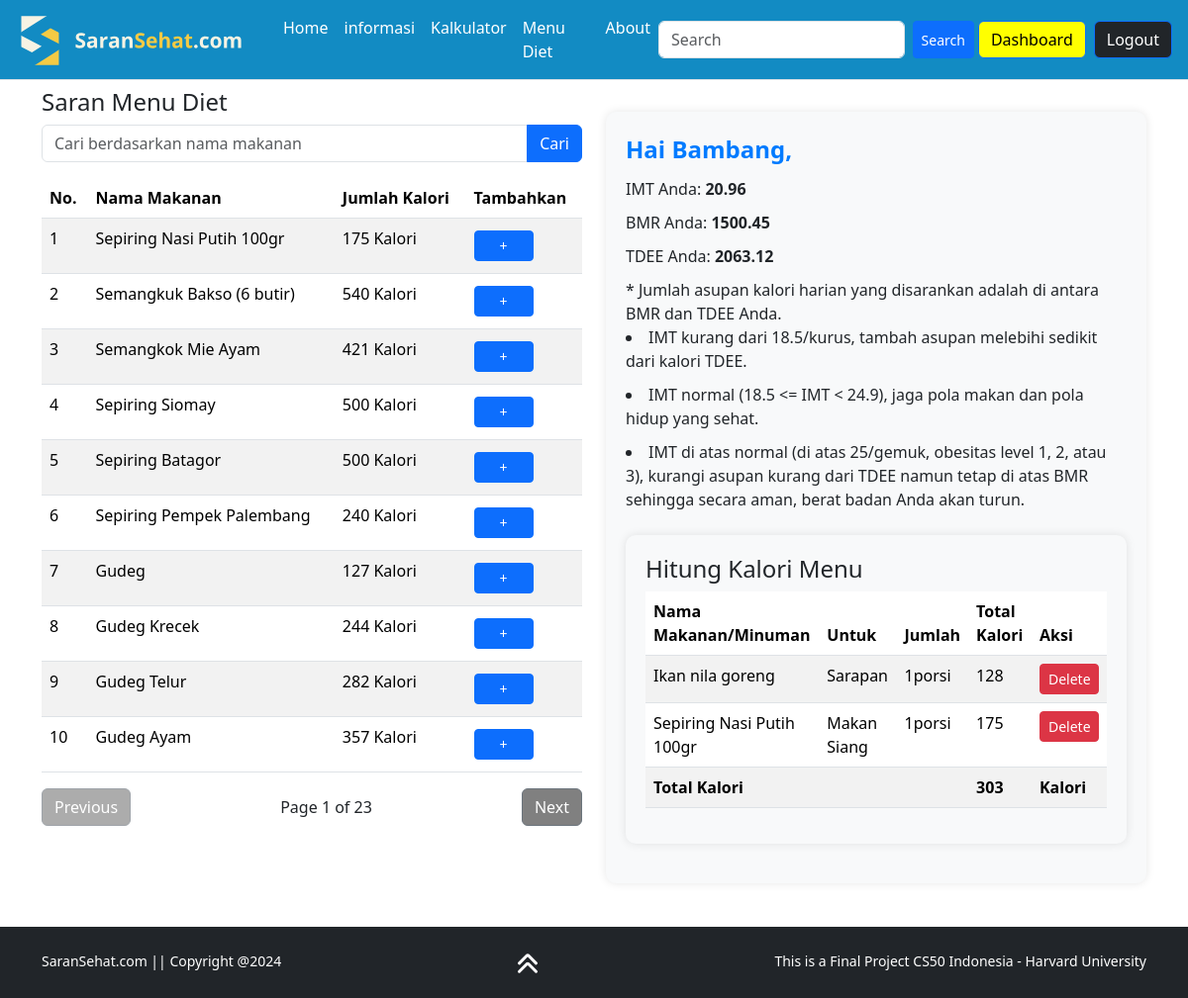
The app's page /menu (signed in), older data.
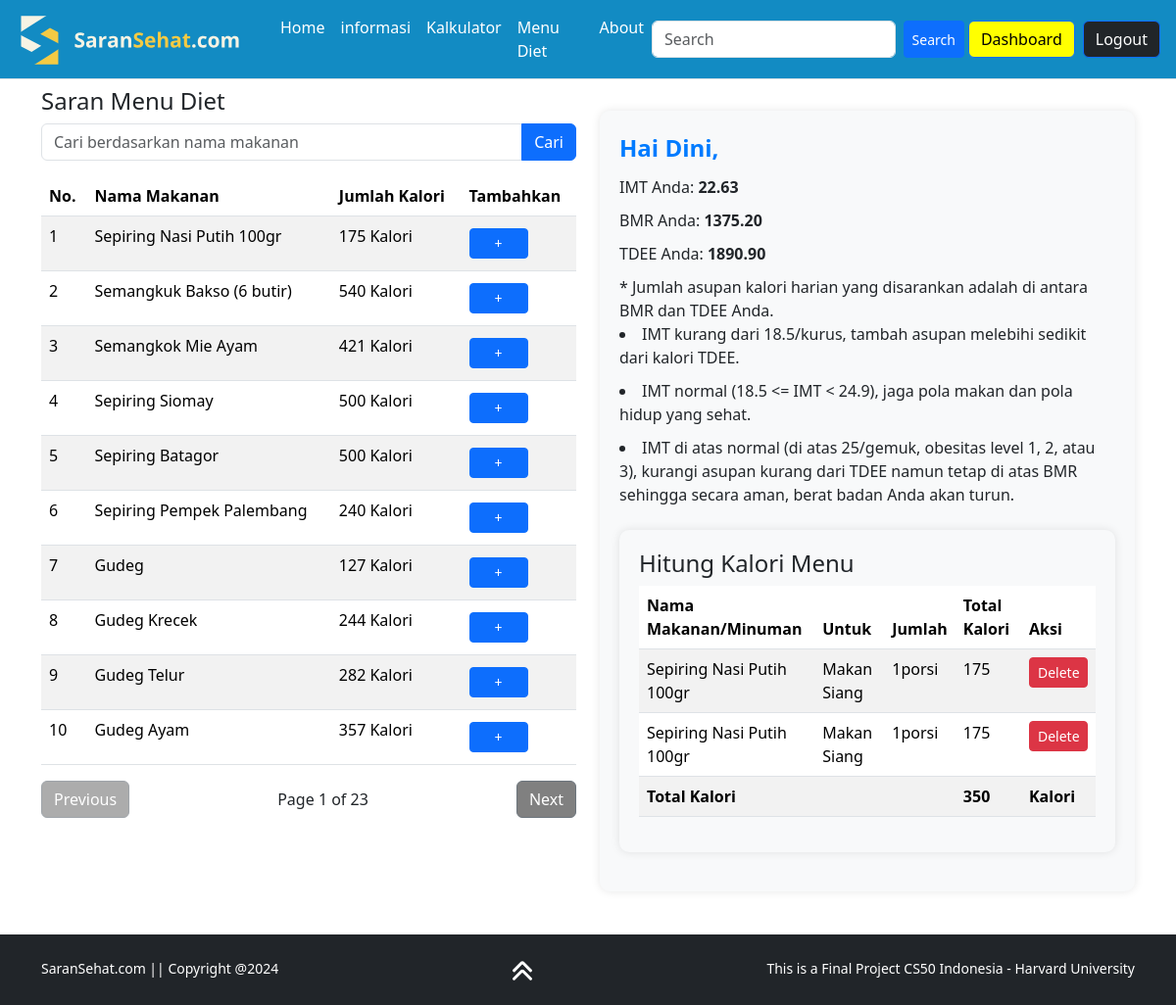
The same page, newer data.
### tables this page shows
CREATE TABLE foods (
    "food_id" INTEGER PRIMARY KEY AUTOINCREMENT,
    name TEXT NOT NULL,
    amount NUMERIC NOT NULL,
    unit TEXT NOT NULL,
    calories NUMERIC NOT NULL
);

CREATE TABLE "bio" (
    id INTEGER PRIMARY KEY AUTOINCREMENT,
    user_id INTEGER,
	name TEXT, 
    imt NUMERIC NOT NULL,
    bmr NUMERIC NOT NULL,
    tdee NUMERIC NOT NULL,
    timestamp TIMESTAMP DEFAULT CURRENT_TIMESTAMP,
    FOREIGN KEY (user_id) REFERENCES users(id)
);

CREATE TABLE "user_intake" (
    id INTEGER PRIMARY KEY AUTOINCREMENT,
    bio_id INTEGER,
    food_id INTEGER,
    food_name TEXT NOT NULL,
    meal_type TEXT,    
    amount NUMERIC NOT NULL, 
    unit TEXT NOT NULL, 
    calories NUMERIC NOT NULL,
    timestamp DATETIME,
    FOREIGN KEY (bio_id) REFERENCES bio(id),
    FOREIGN KEY (food_id) REFERENCES foods(food_id)
);

### app.py (the view)
@app.route('/menu', methods=["GET", "POST"])
@login_required
def show_menu():
    page = request.args.get('page', 1, type=int)
    limit = 10
    halaman = db.execute("SELECT COUNT(*) AS total_foods FROM foods")[0]['total_foods']
    total_halaman = (halaman + limit - 1) // limit
    foods = db.execute("SELECT * FROM foods")
    food = foods[0]
    data_bio = db.execute("SELECT id, name, imt, bmr, tdee FROM bio ORDER BY id DESC LIMIT 1")[0]
    data_menus = db.execute("SELECT * FROM user_intake")
    total_calories = sum(menu["amount"] * menu["calories"] for menu in data_menus)
    query = request.args.get('search')
    if query:
        foods = db.execute("SELECT * FROM foods WHERE name LIKE ?", ('%' + query + '%'))
    else:
        foods = db.execute("SELECT * FROM foods")
    return render_template("menu.html", food=food, foods=foods, page=page, limit=limit, total_halaman=total_halaman, query=query, data_bio=data_bio, data_menus=data_menus, total_calories=total_calories)

### app.py (called while the page is built)
@app.after_request
def after_request(response):
    response.headers["Cache-Control"] = "no-cache, no-store, must-revalidate"
    response.headers["Expires"] = 0
    response.headers["Pragma"] = "no-cache"
    return response

### helpers.py (called while the page is built)
def login_required(f):
    @wraps(f)
    def decorated_function(*args, **kwargs):
        if session.get("user_id") is None:
            return redirect("/login")
        return f(*args, **kwargs)
    return decorated_function

def format_decimal(value):
    if value is None:
        return ""
    try:
        formatted_value = "{:.2f}".format(value)
        return formatted_value
    except (ValueError, TypeError):
        return ""

### templates/menu.html (shortened to what this page needs)
{% extends "base.html" %}
{% block content %}
<div class="row g-6 mt-2">
    <div class="col-md-6">
        <h4>Saran Menu Diet</h4>
        <form action="/menu" method="get" class="mb-3">
            <div class="input-group">
                <input type="text" class="form-control" placeholder="Cari berdasarkan nama makanan" name="search">
                <button class="btn btn-primary" type="submit">Cari</button>
            </div>
        </form>
        <div action="/menu" method="post">
            {% set total_pages = ((foods|length - 1) // limit) + 1 %}
            <table class="table table-striped">
                <thead>
                    <tr>
                        <th class="table-cell">No.</th>
                        <th class="table-cell">Nama Makanan</th>
                        <th class="table-cell">Jumlah Kalori</th>
                        <th class="table-cell">Tambahkan</th>
                    </tr>
                </thead>
                <tbody>
                    {% for food in foods %}
                    {% if loop.index >= (page - 1) * limit + 1 and loop.index <= page * limit %} <tr>
                        <td class="table-cell">{{ loop.index }}</td>
                        <td class="table-cell">{{ food.name }}</td>
                        <td class="table-cell">{{ food.calories }} Kalori</td>
                        <td class="table-cell">
                            {% if session["user_id"] %}
                            <div class="d-block my-1"><a href="#" class="btn btn-primary btn-sm" style="width: 60px"
                                    data-bs-toggle="modal" data-bs-target="#addModal{{ food.food_id }}"> + </a></div>
                                {% endif %}
                        </td>
                        </tr>
                        {% endif %}
                        {% endfor %}
                </tbody>
            </table>
            <div class="pagination">
                <div>
                    {% if page > 1 %}
                    <a href="?page={{ page - 1 }}{% if query %}&search={{ query }}{% endif %}" class="btn btn-secondary" style="background-color: gray;">
                        <bold> Previous </bold>
                    </a>
                    {% else %}
                    <button class="btn btn-secondary" disabled>
                        <bold> Previous </bold>
                    </button>
                    {% endif %}
                </div>
                <div>
                    {% if total_pages > 1 %}
                    <span>Page {{ page }} of {{ total_pages }}</span>
                    {% endif %}
                </div>
                <div>
                    {% if page < total_pages %}
                    {% if query %}
                    <a href="?page={{ page + 1 }}&search={{ query }}" class="btn btn-secondary" style="background-color: gray;">
                        <bold> Next </bold>
                    </a>
                    {% else %}
                    <a href="?page={{ page + 1 }}" class="btn btn-secondary" style="background-color: gray;">
                        <bold> Next </bold>
                    </a>
                    {% endif %}
                    {% else %}
                    <button class="btn btn-secondary" disabled>
                        <bold> Next </bold>
                    </button>
                    {% endif %}
                </div>
            </div>
        </div>
    </div>
    <div class="col-md-6">
        <div class="result-container mt-4" action="/menu" method="get">
            <div class="result-title">Hai {{ data_bio.name }},</div>
            <div class="result-item">IMT Anda: <strong>{{ format_decimal(data_bio.imt) }}</strong></div>
            <div class="result-item">BMR Anda: <strong>{{ format_decimal(data_bio.bmr) }}</strong></div>
            <div class="result-item">TDEE Anda: <strong>{{ format_decimal(data_bio.tdee) }}</strong></div>
            <div class="result-item"> * Jumlah asupan kalori harian yang disarankan adalah di antara BMR dan TDEE Anda.
            <div class="result-item"><li>IMT kurang dari 18.5/kurus, tambah asupan melebihi sedikit dari kalori TDEE.</li></div>
            <div class="result-item"><li>IMT normal (18.5 <= IMT < 24.9), jaga pola makan dan pola hidup yang sehat.</li></div>
            <div class="result-item"><li>IMT di atas normal (di atas 25/gemuk, obesitas level 1, 2, atau 3), kurangi asupan kurang dari TDEE namun tetap di atas BMR sehingga secara aman, berat badan Anda akan turun.</li></div>
        </div>
        <div class="result-container mt-4" action="/menu" method="get">
            <h4>Hitung Kalori Menu</h4>
            <table class="table table-striped">
                <thead>
                    <tr>
                        <th class="table-cell">Nama Makanan/Minuman</th>
                        <th class="table-cell">Untuk</th>
                        <th class="table-cell">Jumlah</th>
                        <th class="table-cell">Total Kalori</th>
                        <th class="table-cell"> Aksi</th>
                    </tr>
                </thead>
                <tbody>
                    {% for data_menu in data_menus %}
                    <tr>
                        <td class="table-cell">{{ data_menu.food_name }}</td>
                        <td class="table-cell">{{ data_menu.meal_type }}</td>
                        <td class="table-cell">{{ data_menu.amount }}{{ data_menu.unit }}</td>
                        <td class="table-cell">{{ data_menu.amount * data_menu.calories }}</td>
                        <td class="table-cell">
                            <form action="/delete/{{ data_menu.id }}" method="post">
                                <button type="submit" class="btn btn-danger btn-sm" style="width: 60px">Delete</button>
                            </form>
                        </td>
                    {% endfor %}
                    {% if data_menus %}
                    <tr>
                        <th colspan="3" class="table-cell">Total Kalori</th>
                        <th class="table-cell">{{ total_calories }}</th>
                        <th class="table-cell">Kalori</th>
                    </tr>
                    {% else %}
                    <tr>
                        <td colspan="4" class="table-cell">Tidak ada data yang tersedia</td>
                    </tr>
                    {% endif %}
                </tbody>
            </table>
        </div>
    </div>
</div>
</div>
</div>
{% endblock %}

### templates/base.html (shortened to what this page needs)
<!DOCTYPE html>
<html lang="en">
<head>
  <link href="https://cdn.jsdelivr.net/npm/bootstrap@5.3.2/dist/css/bootstrap.min.css" rel="stylesheet"
>
  <link rel="stylesheet" href="https://cdnjs.cloudflare.com/ajax/libs/animate.css/4.1.1/animate.min.css">
  <link rel="stylesheet" href="{{ url_for('static', filename='css/styles.css') }}">
</head>
<body>
  <nav class="navbar navbar-expand-lg border-bottom border-body">
    <div class="container-fluid">
      <a class="navbar-brand" href="/"><img src="/static/images/logo_long.svg" alt="Logo" width="250" height="50"
          class="d-inline-block align-text-top"></a>
      <div class="collapse navbar-collapse" id="navbarTogglerDemo02">
        <ul class="navbar-nav me-auto mb-2 mb-lg-0">
          <li class="nav-item{% if active_page == 'index' %}active{% endif %}">
            <a class="nav-link" href="/">Home</a>
          </li>
          <li class="nav-item {% if active_page == 'informasi' %}active{% endif %}">
            <a class="nav-link" href="/informasi">informasi</a>
          </li>
          <li class="nav-item">
            <a class="nav-link" href="/kalkulator">Kalkulator</a>
          </li>
          <li class="nav-item">
            <a class="nav-link" href="/menu">Menu Diet</a>
          </li>
          <li class="nav-item">
            <a class="nav-link" href="/about">About</a>
          </li>
        </ul>
        <form id="search" class="d-flex" role="search">
          <input class="form-control me-2" type="search" placeholder="Search" aria-label="Search">
          <button type="button" class="btn btn-primary btn-sm">Search</button>
        </form>
        {% if session["user_id"] %}
        {% if session["role"] == "admin" %}
        <div class="list-unstyled text-center mx-1 my-2">
          <li>
            <a href="/dashboard" class="btn btn-primary" style="background-color: yellow; color: black;">Dashboard</a>
          </li>
        </div>
        {% endif %}
        <div class="list-unstyled text-center mx-1 my-2">
          <li>
            <a href="/logout" class="btn btn-primary bg-dark">Logout</a>
          </li>
        </div>
        {% else %}
        <div class="list-unstyled text-center mx-1 my-2">
          <li>
            <a href="/login" class="btn btn-primary bg-dark">Register/Login</a>
          </li>
        </div>
        {% endif %}
      </div>
    </div>
  </nav>
  <div class="container content">
    {% block content %}
    {% endblock %}
  <footer class="bg-dark text-white text-center py-4 mt-4">
    <div class="container">
      <div class="row justify-content-between small">
        <div class="col-auto">
          <span>SaranSehat.com || Copyright @2024</span>
        </div>
        <div class="col-auto">
          <div class="col-auto">
            <button id="scrollTop" class="d-inline-block text-reset" title="Up to the top" style="background-color: transparent; border: none;">
          </button>
          </div>
        </div>
        <div class="col-auto">
          <span>This is a Final Project CS50 Indonesia - Harvard University</span>
        </div>
      </div>
    </div>
  </footer>
</body>
</html>

### static/css/styles.css (style rules this page uses)
html, body { height: 100%; overflow-x: hidden; display: flex; flex-direction: column; min-height: 100vh; }
.content { flex: 1; }
footer { margin-top: auto; }
nav { background-color: #128bc3; }
.navbar-nav .nav-link { position: relative; color: white; text-decoration: none; }
.navbar-nav .nav-link::after { content: ''; position: absolute; bottom: -2px; left: 0; width: 0; height: 2px; background-color: white; transition: width 0.3s ease; }
.result-container { background-color: #f8f9fa; border-radius: 10px; padding: 20px; box-shadow: 0px 0px 10px rgba(0, 0, 0, 0.1); margin-bottom: 20px; }
.result-title { font-size: 24px; font-weight: bold; margin-bottom: 10px; color: #007bff; }
.result-item { font-size: 16px; margin-bottom: 10px; }
.pagination { display: flex; justify-content: space-between; align-items: center; }
.pagination .btn { background-color: gray; }

Row changes from the older to the newer data that the page shows:
no longer on this page (row unchanged): bio: name "Bambang", imt "20.96", bmr "1500.45", tdee "2063.12"
removed user_intake: food_name "Ikan nila goreng", meal_type "Sarapan", amount "1", unit "porsi", data_menu.amount*data_menu.calories "128"
added bio: name "Dini", imt "22.63", bmr "1375.20", tdee "1890.90"
added user_intake: food_name "Sepiring Nasi Putih 100gr", meal_type "Makan Siang", amount "1", unit "porsi", data_menu.amount*data_menu.calories "175"
Text that changed along with them:
{{ total_calories }}: "303" → "350"
